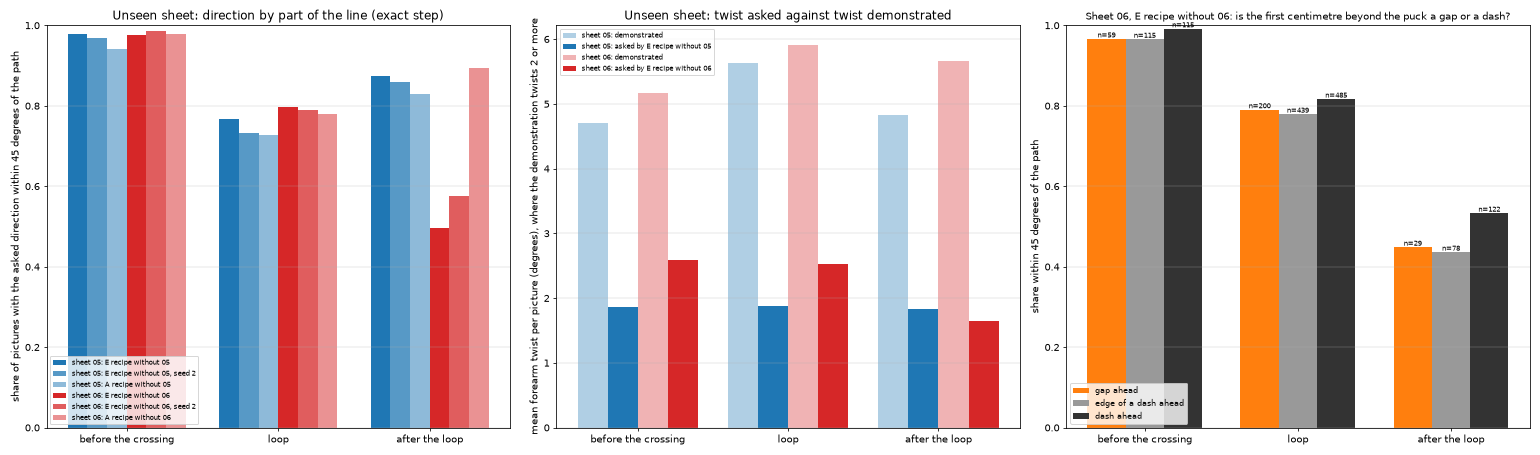

Source code (Python):
"""
Step 4 of the dashed-line analysis: how the models that never saw a sheet score on it, inside the loop against on
the straight parts, sheet 06 (dashed) against sheet 05 (solid), and whether a gap ahead of the puck goes with errors.

The fold models (trained without sheet 05, or without sheet 06) are run on the cached training pictures of their
held-out sheet; what is scored is the exact step, the output the robot driver carries out (the saved offline scores
of the chunk recipe use the chunk's first step instead; both are shown). Every picture's place on the line comes
from tracks.csv (step 2). Measures per part of the line:
    path within 45     the asked direction is within 45 degrees of the direction to the demonstrated tip place three
                       steps later (the report's main measure), on pictures where that place is 1.5 cm or more away;
    twist              on pictures where the demonstration twists the forearm by 2 degrees or more: right sign, and
                       the mean size asked against demonstrated;
    length             the asked step length against the demonstrated one, and how often under 0.3 cm is asked;
    backward           where the demonstration moves the tip backwards in the picture (the walk round the puck): how
                       often the model also asks for a backward step.

Writes 04_fold_models_on_loops.png, 04_fold_rows.csv and prints the tables. No training; about two minutes.

Run: D:/AI_Project/.venv/Scripts/python.exe 04_fold_models_on_loops.py > 04_fold_models_on_loops.out.txt
"""

import matplotlib
matplotlib.use("Agg")
import matplotlib.pyplot as pyplot
import numpy
import pandas

from dashed_common import ANALYSIS_PARAMETERS, EVIDENCE_FOLDER
from model_answers import angle_error_deg, answers, loaded_policy, saved_predictions
from training_targets import DIRECTION_NAMES, chunk_targets, exact_step_targets, load_training_frames

FOLD_PARAMETERS = {
    "models": {"05": ["E recipe without 05", "E recipe without 05, seed 2", "A recipe without 05"],
               "06": ["E recipe without 06", "E recipe without 06, seed 2", "A recipe without 06"]},
    "path_steps": 3,
    "path_least_cm": 1.5,
    "twist_least_deg": 2.0,
    "short_step_cm": 0.3,
    "backward_cm": -0.3,
    "tight_radius_cm": 3.0,
    "placed_ink_share": 0.75,
    # the puck's centre is 1.2 cm behind its front edge; "a gap ahead" means the first centimetre of line beyond the
    # front edge is mostly gap
    "puck_radius_mm": 12,
    "ahead_mm": 10
}



def labelled_rows() -> pandas.DataFrame:
    """Return the cleaned training rows of sheets 05 and 06 with their targets and their place on the line."""

    settings = FOLD_PARAMETERS
    frames = load_training_frames({"is_audit_cleaning": True})
    frames = frames[frames["sheet"].isin(["path_05", "path_06"])].reset_index(drop = True)
    exact = exact_step_targets(frames)
    chunk = chunk_targets(frames, 5)
    path = chunk[:, settings["path_steps"] - 1, :]
    rows = pandas.DataFrame({
        "frame_index": frames["frame_index"].to_numpy(), "episode_id": frames["episode_id"].to_numpy(), "sheet": frames["sheet"].str[-2:].to_numpy(),
        "action": frames["action"].to_numpy(), "demo_forward_cm": exact[:, 0], "demo_left_cm": exact[:, 1], "demo_twist_deg": exact[:, 2],
        "demo_angle_deg": numpy.degrees(numpy.arctan2(exact[:, 1], exact[:, 0])), "demo_length_cm": numpy.hypot(exact[:, 0], exact[:, 1]),
        "path_angle_deg": numpy.degrees(numpy.arctan2(path[:, 1], path[:, 0])),
        "is_path_row": (frames["action"].to_numpy() != "stop") & (numpy.linalg.norm(path, axis = 1) >= settings["path_least_cm"]),
        "is_moving": frames["action"].isin(DIRECTION_NAMES).to_numpy(), "is_stop": (frames["action"] == "stop").to_numpy()})
    tracks = pandas.read_csv(EVIDENCE_FOLDER / "tracks.csv")
    registrations = pandas.read_csv(EVIDENCE_FOLDER / "registrations.csv")
    placed = set(registrations.loc[registrations["ink_share_on_seen_ink_points"] >= settings["placed_ink_share"], "recording"])
    tracks = tracks[tracks["frame_index"] >= 0]
    rows = rows.merge(tracks[["frame_index", "recording", "start_kind", "start_end", "puck_along_cm", "puck_beside_cm", "is_in_loop", "loop_length_cm",
                              "line_radius_cm", "ink_ahead_picture", "joint_4_deg", "joint_5_deg"]], on = "frame_index", how = "left")
    is_placed = rows["recording"].isin(placed) & rows["puck_along_cm"].notna()
    rows["part"] = numpy.where(~is_placed, "not placed", numpy.where(rows["puck_along_cm"] < 0, "before the crossing",
                               numpy.where(rows["puck_along_cm"] <= rows["loop_length_cm"], "loop", "after the loop")))
    rows["is_tight"] = is_placed & (rows["line_radius_cm"] < settings["tight_radius_cm"])

    # sheet 06: is the line just beyond the puck's front edge ink or gap (from the reference line's dashes)
    reference = pandas.read_csv(EVIDENCE_FOLDER / "reference_line_06.csv")
    is_ink = reference["is_ink"].to_numpy() > 0
    in_loop = numpy.flatnonzero(reference["is_in_loop"].to_numpy() > 0)
    rows["ink_first_cm_ahead"] = numpy.nan
    rows["is_puck_over_ink"] = numpy.nan
    for position in numpy.flatnonzero((rows["sheet"] == "06").to_numpy() & is_placed.to_numpy()):
        along_mm = int(round(10.0 * rows["puck_along_cm"].iloc[position]))
        if rows["start_end"].iloc[position] == "A":
            flags, here = is_ink, int(in_loop[0]) + along_mm
        else:
            flags, here = is_ink[::-1], len(is_ink) - 1 - int(in_loop[-1]) + along_mm
        first = here + settings["puck_radius_mm"]
        if 0 <= here < len(flags):
            rows.iat[position, rows.columns.get_loc("is_puck_over_ink")] = float(flags[here])
        if 0 <= first and first + settings["ahead_mm"] <= len(flags):
            rows.iat[position, rows.columns.get_loc("ink_first_cm_ahead")] = float(flags[first:first + settings["ahead_mm"]].mean())
    return rows



def measures(
        rows: pandas.DataFrame,
        prefix: str
) -> dict:
    """Return the measures of one model's answers (columns starting with ``prefix``) on a set of rows."""

    settings = FOLD_PARAMETERS
    result = {"pictures": len(rows)}
    path_rows = rows[rows["is_path_row"]]
    if len(path_rows):
        error = angle_error_deg(path_rows[f"{prefix}angle_deg"], path_rows["path_angle_deg"])
        result.update({"path_pictures": len(path_rows), "path_within_45": float((error <= 45.0).mean()), "path_error_median_deg": float(numpy.median(error))})
        if f"{prefix}chunk_first_deg" in rows:
            result["chunk_first_step_within_45"] = float((angle_error_deg(path_rows[f"{prefix}chunk_first_deg"], path_rows["path_angle_deg"]) <= 45.0).mean())
            result["chunk_third_step_within_45"] = float((angle_error_deg(path_rows[f"{prefix}chunk_third_deg"], path_rows["path_angle_deg"]) <= 45.0).mean())
    twisting = rows[(rows["demo_twist_deg"].abs() >= settings["twist_least_deg"]) & ~rows["is_stop"]]
    if len(twisting):
        result.update({"twist_pictures": len(twisting),
                       "twist_sign_right": float((numpy.sign(twisting[f"{prefix}twist_deg"]) == numpy.sign(twisting["demo_twist_deg"])).mean()),
                       "twist_asked_mean_deg": float(twisting[f"{prefix}twist_deg"].abs().mean()),
                       "twist_demonstrated_mean_deg": float(twisting["demo_twist_deg"].abs().mean())})
    moving = rows[~rows["is_stop"]]
    if len(moving):
        result.update({"length_asked_median_cm": float(moving[f"{prefix}length_cm"].median()), "length_demonstrated_median_cm": float(moving["demo_length_cm"].median()),
                       "asked_under_0.3_cm": float((moving[f"{prefix}length_cm"] < settings["short_step_cm"]).mean()),
                       "demonstrated_under_0.3_cm": float((moving["demo_length_cm"] < settings["short_step_cm"]).mean()),
                       "stop_chance_mean": float(moving[f"{prefix}stop_probability"].mean())})
    backward = rows[(rows["demo_forward_cm"] <= settings["backward_cm"]) & ~rows["is_stop"]]
    if len(backward):
        result.update({"backward_pictures": len(backward), "backward_also_asked": float((backward[f"{prefix}forward_cm"] < 0.0).mean())})
    return result



def main() -> None:

    settings = FOLD_PARAMETERS
    pandas.set_option("display.width", 250)
    pandas.set_option("display.max_columns", 40)
    rows = labelled_rows()
    pictures = numpy.load(ANALYSIS_PARAMETERS["processed_folder"] / "images_wide_160.npy", mmap_mode = "r")
    print("cleaned training pictures:", rows.groupby("sheet").size().to_dict(), "| by part of the line:")
    print(rows.groupby(["sheet", "part"]).size().unstack(fill_value = 0).to_string())

    model_columns = {}
    for sheet, model_names in settings["models"].items():
        is_sheet = (rows["sheet"] == sheet).to_numpy()
        batch = numpy.stack([pictures[index] for index in rows.loc[is_sheet, "frame_index"]])
        for model_name in model_names:
            policy = loaded_policy(model_name)
            answer = answers(policy, batch)
            prefix = f"{model_name}|"
            for name in ("forward_cm", "left_cm", "twist_deg", "angle_deg", "length_cm", "stop_probability"):
                rows.loc[is_sheet, prefix + name] = answer[name]
            if "chunk_cm" in answer:
                rows.loc[is_sheet, prefix + "chunk_first_deg"] = numpy.degrees(numpy.arctan2(answer["chunk_cm"][:, 0, 1], answer["chunk_cm"][:, 0, 0]))
                rows.loc[is_sheet, prefix + "chunk_third_deg"] = numpy.degrees(numpy.arctan2(answer["chunk_cm"][:, 2, 1], answer["chunk_cm"][:, 2, 0]))
            saved = saved_predictions(model_name)
            if saved is not None:
                ours = rows.loc[is_sheet].set_index("frame_index")[prefix + ("chunk_first_deg" if "chunk_cm" in answer else "angle_deg")]
                difference = angle_error_deg(ours.reindex(saved["frame_index"]).to_numpy(), saved["angle_deg"])
                print(f"check, {model_name}: this script's direction against the direction saved when the fold was scored, "
                      f"largest difference {numpy.nanmax(difference):.4f} deg on {len(saved['frame_index'])} pictures")
            model_columns.setdefault(sheet, []).append(model_name)

    table_rows = []
    for sheet, model_names in model_columns.items():
        sheet_rows = rows[rows["sheet"] == sheet]
        subsets = [("whole sheet", sheet_rows)] + [(part, sheet_rows[sheet_rows["part"] == part]) for part in ("before the crossing", "loop", "after the loop")]
        subsets.append(("loop, bend tighter than 3 cm radius", sheet_rows[(sheet_rows["part"] == "loop") & sheet_rows["is_tight"]]))
        subsets.append(("loop, bend wider than 3 cm radius", sheet_rows[(sheet_rows["part"] == "loop") & ~sheet_rows["is_tight"]]))
        for model_name in model_names:
            for subset_name, subset in subsets:
                table_rows.append({"sheet": sheet, "model": model_name, "part": subset_name, **measures(subset, f"{model_name}|")})
    table = pandas.DataFrame(table_rows)
    print("\nDirection (path within 45 degrees) by part of the line; the exact step is what the robot carries out")
    print(table[["sheet", "model", "part", "pictures", "path_pictures", "path_within_45", "path_error_median_deg", "chunk_first_step_within_45",
                 "chunk_third_step_within_45"]].round(3).to_string(index = False))
    print("\nTwist, step length, backward steps and stop chance by part of the line")
    print(table[["sheet", "model", "part", "twist_pictures", "twist_sign_right", "twist_asked_mean_deg", "twist_demonstrated_mean_deg", "length_asked_median_cm",
                 "length_demonstrated_median_cm", "asked_under_0.3_cm", "demonstrated_under_0.3_cm", "backward_pictures", "backward_also_asked",
                 "stop_chance_mean"]].round(3).to_string(index = False))

    # the gaps of sheet 06
    print("\nSheet 06, models that never saw a dashed line: does a gap just ahead of the puck go with direction errors?")
    dashed = rows[(rows["sheet"] == "06") & rows["is_path_row"] & rows["ink_first_cm_ahead"].notna()].copy()
    dashed["ahead"] = numpy.where(dashed["ink_first_cm_ahead"] <= 0.2, "gap ahead", numpy.where(dashed["ink_first_cm_ahead"] >= 0.8, "dash ahead", "edge of a dash ahead"))
    dashed["under"] = numpy.where(dashed["is_puck_over_ink"] > 0, "puck over a dash", "puck over a gap")
    gap_rows = []
    for model_name in model_columns["06"]:
        error = angle_error_deg(dashed[f"{model_name}|angle_deg"], dashed["path_angle_deg"])
        dashed[f"{model_name}|error"] = error
        for part in ("all placed", "before the crossing", "loop", "after the loop"):
            subset = dashed if part == "all placed" else dashed[dashed["part"] == part]
            for column in ("ahead", "under"):
                for value, group in subset.groupby(column):
                    group_error = group[f"{model_name}|error"]
                    gap_rows.append({"model": model_name, "part": part, "what": value, "path_pictures": len(group), "path_within_45": float((group_error <= 45).mean()),
                                     "error_median_deg": float(group_error.median())})
            seen = subset[subset["ink_ahead_picture"].notna()]
            if len(seen) > 30:
                low = seen[seen["ink_ahead_picture"] <= seen["ink_ahead_picture"].quantile(0.33)]
                high = seen[seen["ink_ahead_picture"] >= seen["ink_ahead_picture"].quantile(0.67)]
                for value, group in (("least ink seen ahead (lowest third, picture)", low), ("most ink seen ahead (highest third, picture)", high)):
                    group_error = group[f"{model_name}|error"]
                    gap_rows.append({"model": model_name, "part": part, "what": value, "path_pictures": len(group), "path_within_45": float((group_error <= 45).mean()),
                                     "error_median_deg": float(group_error.median())})
    gap_table = pandas.DataFrame(gap_rows)
    print(gap_table.round(3).to_string(index = False))

    rows.drop(columns = [name for name in rows.columns if name.endswith(("lean_deg", "hand_deg"))]).round(4).to_csv(EVIDENCE_FOLDER / "04_fold_rows.csv", index = False)

    figure, axes = pyplot.subplots(1, 3, figsize = (22, 6.5))
    parts = ["before the crossing", "loop", "after the loop"]
    width = 0.13
    axis = axes[0]
    position = 0
    for sheet, colour in (("05", "tab:blue"), ("06", "tab:red")):
        for number, model_name in enumerate(model_columns[sheet]):
            values = [table[(table["model"] == model_name) & (table["part"] == part)]["path_within_45"].iloc[0] for part in parts]
            axis.bar(numpy.arange(len(parts)) + (position - 2.5) * width, values, width = width, color = colour, alpha = 1.0 - 0.25 * number, label = f"sheet {sheet}: {model_name}")
            position += 1
    axis.set_xticks(numpy.arange(len(parts)))
    axis.set_xticklabels(parts)
    axis.set_ylim(0, 1)
    axis.set_ylabel("share of pictures with the asked direction within 45 degrees of the path")
    axis.set_title("Unseen sheet: direction by part of the line (exact step)")
    axis.grid(True, axis = "y", linewidth = 0.3)
    axis.legend(fontsize = 7, loc = "lower left")

    axis = axes[1]
    position = 0
    for sheet, colour in (("05", "tab:blue"), ("06", "tab:red")):
        model_name = model_columns[sheet][0]
        asked = [table[(table["model"] == model_name) & (table["part"] == part)]["twist_asked_mean_deg"].iloc[0] for part in parts]
        demonstrated = [table[(table["model"] == model_name) & (table["part"] == part)]["twist_demonstrated_mean_deg"].iloc[0] for part in parts]
        axis.bar(numpy.arange(len(parts)) + (position - 1.5) * 0.2, demonstrated, width = 0.2, color = colour, alpha = 0.35, label = f"sheet {sheet}: demonstrated")
        axis.bar(numpy.arange(len(parts)) + (position - 0.5) * 0.2, asked, width = 0.2, color = colour, label = f"sheet {sheet}: asked by {model_name}")
        position += 2
    axis.set_xticks(numpy.arange(len(parts)))
    axis.set_xticklabels(parts)
    axis.set_ylabel("mean forearm twist per picture (degrees), where the demonstration twists 2 or more")
    axis.set_title("Unseen sheet: twist asked against twist demonstrated")
    axis.grid(True, axis = "y", linewidth = 0.3)
    axis.legend(fontsize = 7)

    axis = axes[2]
    model_name = model_columns["06"][0]
    shown = gap_table[(gap_table["model"] == model_name) & gap_table["what"].isin(["gap ahead", "edge of a dash ahead", "dash ahead"])]
    for number, (what, colour) in enumerate((("gap ahead", "tab:orange"), ("edge of a dash ahead", "0.6"), ("dash ahead", "0.2"))):
        values = [shown[(shown["part"] == part) & (shown["what"] == what)]["path_within_45"].iloc[0] for part in parts]
        counts = [int(shown[(shown["part"] == part) & (shown["what"] == what)]["path_pictures"].iloc[0]) for part in parts]
        bars = axis.bar(numpy.arange(len(parts)) + (number - 1) * 0.25, values, width = 0.25, color = colour, label = what)
        for bar, count in zip(bars, counts):
            axis.annotate(f"n={count}", (bar.get_x() + bar.get_width() / 2, bar.get_height()), ha = "center", va = "bottom", fontsize = 7)
    axis.set_xticks(numpy.arange(len(parts)))
    axis.set_xticklabels(parts)
    axis.set_ylim(0, 1)
    axis.set_ylabel("share within 45 degrees of the path")
    axis.set_title(f"Sheet 06, {model_name}: is the first centimetre beyond the puck a gap or a dash?", fontsize = 10)
    axis.grid(True, axis = "y", linewidth = 0.3)
    axis.legend(fontsize = 8, loc = "lower left")
    figure.tight_layout()
    figure.savefig(EVIDENCE_FOLDER / "04_fold_models_on_loops.png", dpi = 70)



if __name__ == "__main__":
    main()
